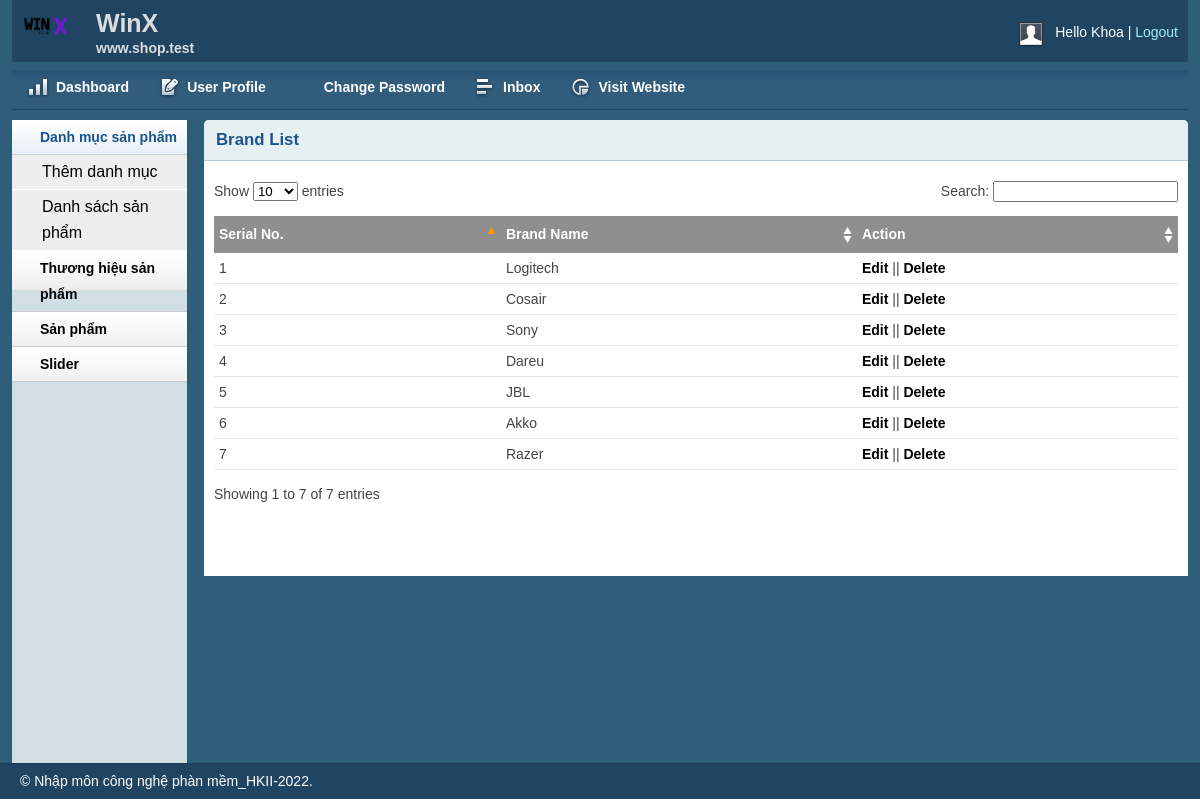
Page /admin/brandlist.php (signed in) on the committed database.
### tables this page shows
CREATE TABLE `tbl_brand` (
  `brandId` int(11) UNSIGNED NOT NULL,
  `brandName` varchar(255) NOT NULL
);

### lib/database.php (called while the page is built, shortened)
<?php
Class Database{
    public $host   = DB_HOST;
    public $user   = DB_USER;
    public $pass   = DB_PASS;
    public $dbname = DB_NAME;
    public $link;
    private function connectDB(){
        $this->link = new mysqli($this->host, $this->user, $this->pass,
            $this->dbname);
        mysqli_set_charset($this->link,"utf8");
    }
    public function select($query){
        $result = $this->link->query($query) or
        die($this->link->error.__LINE__);
        if($result->num_rows > 0){
            return $result;
        } else {
            return false;
        }
    }
}
?>

### classes/brand.php (called while the page is built, shortened)
<?php
    $filepath = realpath(dirname(__FILE__));
    include_once($filepath.'/../lib/database.php');
?>
<?php
    class brand {
        private $db;
        public function __construct() {
            $this->db = new Database();
        }
        public function show_brand() {
            $query = "SELECT * FROM tbl_brand ORDER BY brandId DESC";
            $result = $this->db->select($query);
            return $result;
        }
    }
?>

### admin/brandlist.php (the view, shortened to what this page needs)
<?php include 'inc/header.php';?>
<?php include 'inc/sidebar.php';?>
<?php include '../classes/brand.php';?>
<?php
	$brand = new brand();
?>
        <div class="grid_10">
            <div class="box round first grid">
                <h2>Brand List</h2>
                <div class="block">
                    <table class="data display datatable" id="example">
					<thead>
						<tr>
							<th>Serial No.</th>
							<th>Brand Name</th>
							<th>Action</th>
						</tr>
					</thead>
					<tbody>
					<?php
						$show_brand = $brand->show_brand();
						if($show_brand) {
							$i = 0;
							while($result = $show_brand->fetch_assoc()) {
								$i++;
					?>
						<tr class="odd gradeX">
							<td><?php echo $i; ?></td>
							<td><?php echo $result['brandName'] ?></td>
							<td><a href="brandedit.php?brandid=<?php echo $result['brandId'] ?>">Edit</a> ||
								<a onclick = "return confirm('Are you want to delete')" href="?delid=<?php echo $result['brandId'] ?>">Delete</a></td>
						</tr>
						<?php
							}
						}
						?>
					</tbody>
				</table>
               </div>
            </div>
        </div>
<?php include 'inc/footer.php';?>

### admin/css/layout.css (style rules this page uses)
body { background: #fff none repeat scroll 0 0; color: #444; font-size: 14px; padding: 0; }
a { color: #000; font-weight:bold; text-decoration: none; }
h1, h2, h3, h4, h5, h6 { line-height:1.2em; margin-bottom:.3em; }
h2 { margin-top:1em; }
.box { background:#fff; margin-bottom:20px; padding:10px 10px 10px 10px; margin-left:-8px; }
.box.grid { padding-bottom:40px; }
.box.round { -moz-border-radius: 5px 5px 0px 0px; -webkit-border-radius: 5px 5px 0px 0px; border-radius: 5px 5px 0px 0px; }
.box h2 { font-size:1.2em; font-weight:bold; color:#1B548D; background:#E6F0F3; margin:-10px -10px 0 -10px; padding:10px 12px; border-bottom:1px solid #B3CBD6; -moz-border-radius: 5px 5px 0px 0px; -webkit-border-radius: 5px 5px 0px 0px; border-radius: 5px 5px 0px 0px; }
.box.first { min-height: 406px; }
.block { padding-top:20px; }
.block { padding-bottom:1px; }
table.display { margin: 0 auto; clear: both; width: 100%; }
.sorting_asc { background: #8f8f8f url(../img/table/sort_asc.png) no-repeat center right; padding:8px 5px; text-align:left; color:#fff; }
.sorting { background:#8f8f8f url(../img/table/sort_both.png) no-repeat center right; padding:8px 5px; text-align:left; color:#fff; }
tr.odd { height: 30px; line-height: 30px; border-bottom:1px solid #e6e6e6; }
tr.even { height: 30px; line-height: 30px; border-bottom:1px solid #e6e6e6; }
tr.odd td, tr.even td { padding-left:5px; }

### rows in the picture
tbl_brand: brandName "Logitech"
tbl_brand: brandName "Cosair"
tbl_brand: brandName "Sony"
tbl_brand: brandName "Dareu"
tbl_brand: brandName "JBL"
tbl_brand: brandName "Akko"
tbl_brand: brandName "Razer"

### other values in the picture
Session::get('adminName') "Khoa"
